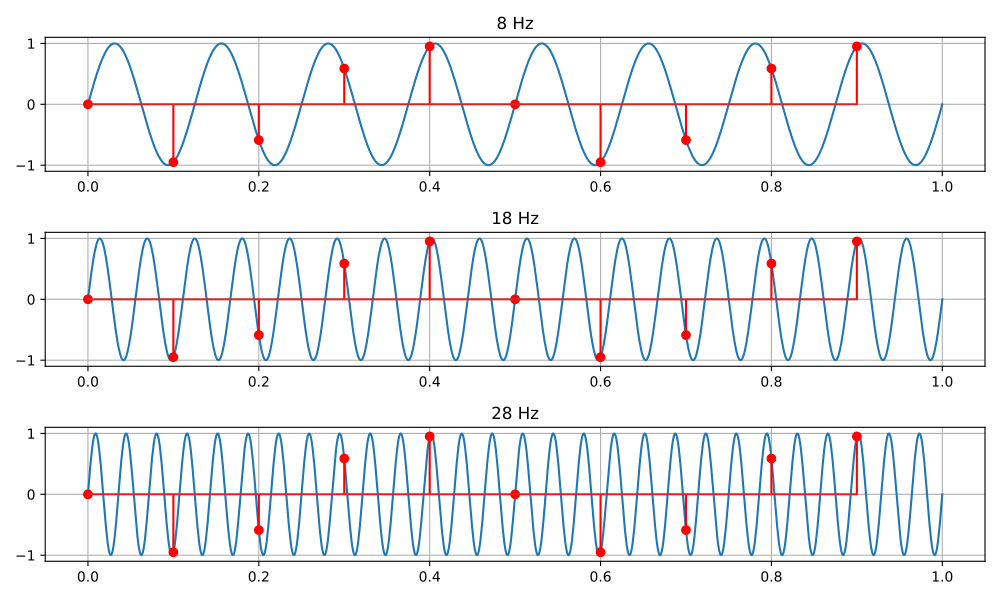

Reproduce this figure in Python.
import numpy as np
import matplotlib.pyplot as plt

f0 = 8
fs = 10

f1 = f0 + fs
f2 = f0 + 2*fs

t = np.linspace(0,1,1000)
n = np.arange(0, 1, 1/fs)

f = [f0,f1,f2]

fig,axs = plt.subplots(3, figsize = (10,6))

x = lambda f,t: np.sin(2*np.pi*f*t)

for i in range(3):
    axs[i].plot(t,x(f[i],t))
    axs[i].stem(n,x(f[i],n), markerfmt = 'r', linefmt='r')
    axs[i].set_title(f"{f[i]} Hz")
    axs[i].grid(True)

plt.tight_layout()
plt.savefig("ex2.pdf")
plt.show()
